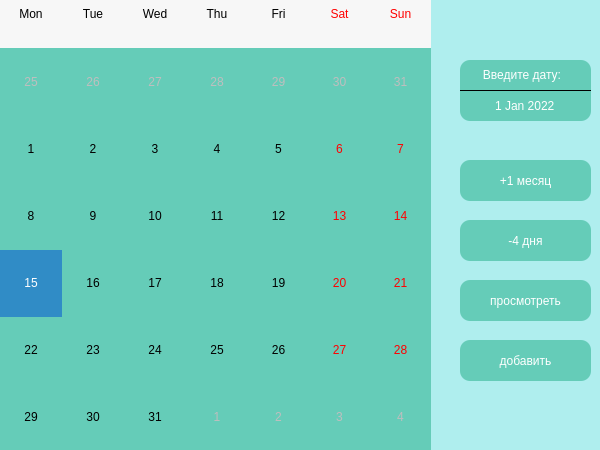
<?xml version="1.0" encoding="UTF-8"?>
<ui version="4.0">
 <class>Schedule</class>
 <widget class="QMainWindow" name="Schedule">
  <property name="geometry">
   <rect>
    <x>0</x>
    <y>0</y>
    <width>600</width>
    <height>450</height>
   </rect>
  </property>
  <property name="windowTitle">
   <string>Schedule</string>
  </property>
  <property name="styleSheet">
   <string notr="true">background-color: #AFEEEE;
</string>
  </property>
  <widget class="QWidget" name="centralwidget">
   <widget class="QCalendarWidget" name="calendarWidget">
    <property name="geometry">
     <rect>
      <x>0</x>
      <y>-20</y>
      <width>431</width>
      <height>471</height>
     </rect>
    </property>
    <property name="styleSheet">
     <string notr="true">background: #65CCB8;





</string>
    </property>
    <property name="firstDayOfWeek">
     <enum>Qt::Monday</enum>
    </property>
    <property name="selectionMode">
     <enum>QCalendarWidget::SingleSelection</enum>
    </property>
    <property name="horizontalHeaderFormat">
     <enum>QCalendarWidget::ShortDayNames</enum>
    </property>
    <property name="verticalHeaderFormat">
     <enum>QCalendarWidget::NoVerticalHeader</enum>
    </property>
    <property name="navigationBarVisible">
     <bool>false</bool>
    </property>
    <property name="dateEditEnabled">
     <bool>true</bool>
    </property>
   </widget>
   <widget class="QPushButton" name="decreaseButton">
    <property name="geometry">
     <rect>
      <x>460</x>
      <y>160</y>
      <width>131</width>
      <height>41</height>
     </rect>
    </property>
    <property name="styleSheet">
     <string notr="true">color: white;
background: #65CCB8;
border-radius: 10px;


</string>
    </property>
    <property name="text">
     <string>+1 месяц</string>
    </property>
   </widget>
   <widget class="QPushButton" name="decreaseButton4Days">
    <property name="geometry">
     <rect>
      <x>460</x>
      <y>220</y>
      <width>131</width>
      <height>41</height>
     </rect>
    </property>
    <property name="styleSheet">
     <string notr="true">color: white;
background: #65CCB8;
border-radius: 10px;</string>
    </property>
    <property name="text">
     <string>-4 дня</string>
    </property>
   </widget>
   <widget class="QPushButton" name="pushButton_1">
    <property name="geometry">
     <rect>
      <x>460</x>
      <y>280</y>
      <width>131</width>
      <height>41</height>
     </rect>
    </property>
    <property name="styleSheet">
     <string notr="true">color: white;
background: #65CCB8;
border-radius: 10px;</string>
    </property>
    <property name="text">
     <string>просмотреть</string>
    </property>
   </widget>
   <widget class="QPushButton" name="pushButton_2">
    <property name="geometry">
     <rect>
      <x>460</x>
      <y>340</y>
      <width>131</width>
      <height>41</height>
     </rect>
    </property>
    <property name="styleSheet">
     <string notr="true">color: white;
background: #65CCB8;
border-radius: 10px;
</string>
    </property>
    <property name="text">
     <string>добавить</string>
    </property>
   </widget>
   <widget class="QLabel" name="label">
    <property name="geometry">
     <rect>
      <x>460</x>
      <y>60</y>
      <width>131</width>
      <height>31</height>
     </rect>
    </property>
    <property name="styleSheet">
     <string notr="true">color: white;
background: #65CCB8;
border-bottom: 1px solid black;
border-top-left-radius: 10px;
border-top-right-radius: 10px;
</string>
    </property>
    <property name="text">
     <string>      Введите дату:</string>
    </property>
   </widget>
   <widget class="QDateEdit" name="dateEdit">
    <property name="geometry">
     <rect>
      <x>460</x>
      <y>90</y>
      <width>131</width>
      <height>31</height>
     </rect>
    </property>
    <property name="styleSheet">
     <string notr="true">border-bottom-left-radius: 10px;
border-bottom-right-radius: 10px;
border-top: 1px solid black;
color: white;
background: #65CCB8;
</string>
    </property>
    <property name="frame">
     <bool>true</bool>
    </property>
    <property name="alignment">
     <set>Qt::AlignCenter</set>
    </property>
    <property name="buttonSymbols">
     <enum>QAbstractSpinBox::NoButtons</enum>
    </property>
    <property name="keyboardTracking">
     <bool>true</bool>
    </property>
    <property name="maximumDate">
     <date>
      <year>2026</year>
      <month>12</month>
      <day>31</day>
     </date>
    </property>
    <property name="minimumDate">
     <date>
      <year>2022</year>
      <month>1</month>
      <day>1</day>
     </date>
    </property>
   </widget>
  </widget>
  <widget class="QMenuBar" name="menubar">
   <property name="geometry">
    <rect>
     <x>0</x>
     <y>0</y>
     <width>600</width>
     <height>24</height>
    </rect>
   </property>
  </widget>
 </widget>
 <resources/>
 <connections/>
</ui>
